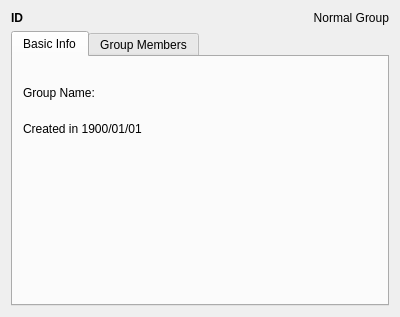
<?xml version="1.0" encoding="UTF-8"?>
<ui version="4.0">
 <class>GroupInfoDialog</class>
 <widget class="QDialog" name="GroupInfoDialog">
  <property name="geometry">
   <rect>
    <x>0</x>
    <y>0</y>
    <width>400</width>
    <height>317</height>
   </rect>
  </property>
  <property name="windowTitle">
   <string>Dialog</string>
  </property>
  <layout class="QVBoxLayout" name="verticalLayout">
   <item>
    <widget class="QFrame" name="frame">
     <layout class="QHBoxLayout" name="horizontalLayout" stretch="10,0">
      <property name="spacing">
       <number>0</number>
      </property>
      <property name="leftMargin">
       <number>0</number>
      </property>
      <property name="topMargin">
       <number>0</number>
      </property>
      <property name="rightMargin">
       <number>0</number>
      </property>
      <property name="bottomMargin">
       <number>0</number>
      </property>
      <item>
       <widget class="QLabel" name="labelID">
        <property name="font">
         <font>
          <weight>75</weight>
          <bold>true</bold>
         </font>
        </property>
        <property name="text">
         <string>ID</string>
        </property>
        <property name="textInteractionFlags">
         <set>Qt::LinksAccessibleByMouse|Qt::TextSelectableByKeyboard|Qt::TextSelectableByMouse</set>
        </property>
       </widget>
      </item>
      <item>
       <widget class="QLabel" name="labelGroupType">
        <property name="text">
         <string>Normal Group</string>
        </property>
        <property name="alignment">
         <set>Qt::AlignRight|Qt::AlignTrailing|Qt::AlignVCenter</set>
        </property>
       </widget>
      </item>
     </layout>
    </widget>
   </item>
   <item>
    <widget class="QTabWidget" name="tabGroupInfo">
     <property name="currentIndex">
      <number>0</number>
     </property>
     <widget class="QWidget" name="tabGroupInfo1">
      <attribute name="title">
       <string>Basic Info</string>
      </attribute>
      <widget class="QLabel" name="labelCreationTime">
       <property name="geometry">
        <rect>
         <x>10</x>
         <y>60</y>
         <width>361</width>
         <height>24</height>
        </rect>
       </property>
       <property name="text">
        <string>Created in 1900/01/01</string>
       </property>
      </widget>
      <widget class="EditableLabel" name="labelGroupName" native="true">
       <property name="geometry">
        <rect>
         <x>160</x>
         <y>20</y>
         <width>211</width>
         <height>31</height>
        </rect>
       </property>
      </widget>
      <widget class="QLabel" name="label">
       <property name="geometry">
        <rect>
         <x>10</x>
         <y>20</y>
         <width>151</width>
         <height>31</height>
        </rect>
       </property>
       <property name="text">
        <string>Group Name:</string>
       </property>
      </widget>
      <widget class="EditableLabel" name="labelDescription" native="true">
       <property name="geometry">
        <rect>
         <x>10</x>
         <y>100</y>
         <width>351</width>
         <height>91</height>
        </rect>
       </property>
      </widget>
     </widget>
     <widget class="QWidget" name="tabGroupInfo2">
      <attribute name="title">
       <string>Group Members</string>
      </attribute>
      <layout class="QHBoxLayout" name="horizontalLayout_2">
       <property name="spacing">
        <number>0</number>
       </property>
       <property name="leftMargin">
        <number>0</number>
       </property>
       <property name="topMargin">
        <number>0</number>
       </property>
       <property name="rightMargin">
        <number>0</number>
       </property>
       <property name="bottomMargin">
        <number>0</number>
       </property>
       <item>
        <widget class="QListView" name="listMember">
         <property name="contextMenuPolicy">
          <enum>Qt::CustomContextMenu</enum>
         </property>
         <property name="horizontalScrollBarPolicy">
          <enum>Qt::ScrollBarAlwaysOff</enum>
         </property>
         <property name="editTriggers">
          <set>QAbstractItemView::NoEditTriggers</set>
         </property>
         <property name="selectionMode">
          <enum>QAbstractItemView::ContiguousSelection</enum>
         </property>
         <property name="selectionBehavior">
          <enum>QAbstractItemView::SelectRows</enum>
         </property>
         <property name="verticalScrollMode">
          <enum>QAbstractItemView::ScrollPerPixel</enum>
         </property>
         <property name="horizontalScrollMode">
          <enum>QAbstractItemView::ScrollPerPixel</enum>
         </property>
        </widget>
       </item>
       <item>
        <widget class="QFrame" name="frameGroupEdit">
         <property name="maximumSize">
          <size>
           <width>35</width>
           <height>16777215</height>
          </size>
         </property>
         <layout class="QVBoxLayout" name="verticalLayout_2">
          <property name="spacing">
           <number>0</number>
          </property>
          <property name="leftMargin">
           <number>0</number>
          </property>
          <property name="topMargin">
           <number>0</number>
          </property>
          <property name="rightMargin">
           <number>0</number>
          </property>
          <property name="bottomMargin">
           <number>0</number>
          </property>
          <item>
           <widget class="QPushButton" name="buttonAddMember">
            <property name="icon">
             <iconset resource="icon.qrc">
              <normaloff>:/Icons/add.png</normaloff>:/Icons/add.png</iconset>
            </property>
            <property name="flat">
             <bool>true</bool>
            </property>
           </widget>
          </item>
          <item>
           <widget class="QPushButton" name="buttonRemoveMember">
            <property name="icon">
             <iconset resource="icon.qrc">
              <normaloff>:/Icons/remove.png</normaloff>:/Icons/remove.png</iconset>
            </property>
            <property name="flat">
             <bool>true</bool>
            </property>
           </widget>
          </item>
          <item>
           <widget class="QPushButton" name="buttonGetMemberInfo">
            <property name="text">
             <string/>
            </property>
            <property name="icon">
             <iconset resource="icon.qrc">
              <normaloff>:/Icons/information.png</normaloff>:/Icons/information.png</iconset>
            </property>
            <property name="flat">
             <bool>true</bool>
            </property>
           </widget>
          </item>
         </layout>
        </widget>
       </item>
      </layout>
     </widget>
    </widget>
   </item>
  </layout>
 </widget>
 <customwidgets>
  <customwidget>
   <class>EditableLabel</class>
   <extends>QWidget</extends>
   <header location="global">editablelabel.h</header>
   <container>1</container>
  </customwidget>
 </customwidgets>
 <resources>
  <include location="icon.qrc"/>
 </resources>
 <connections/>
</ui>
